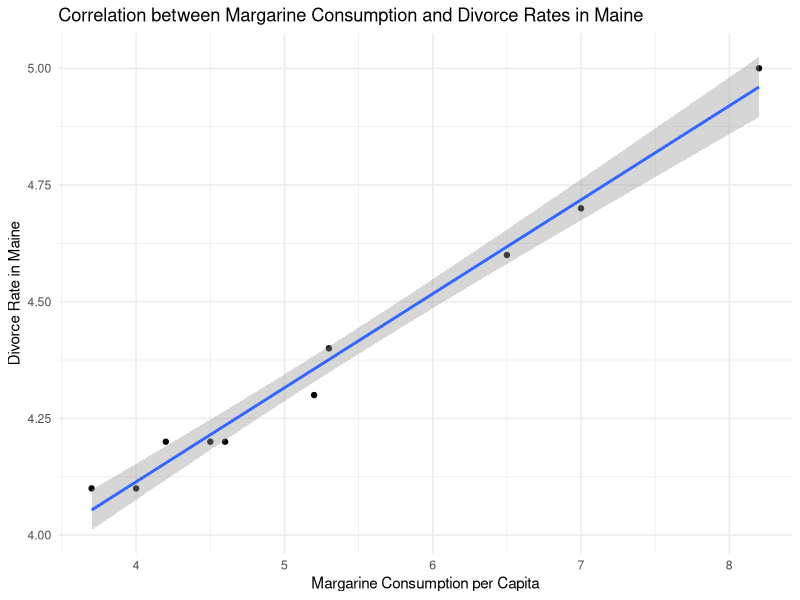
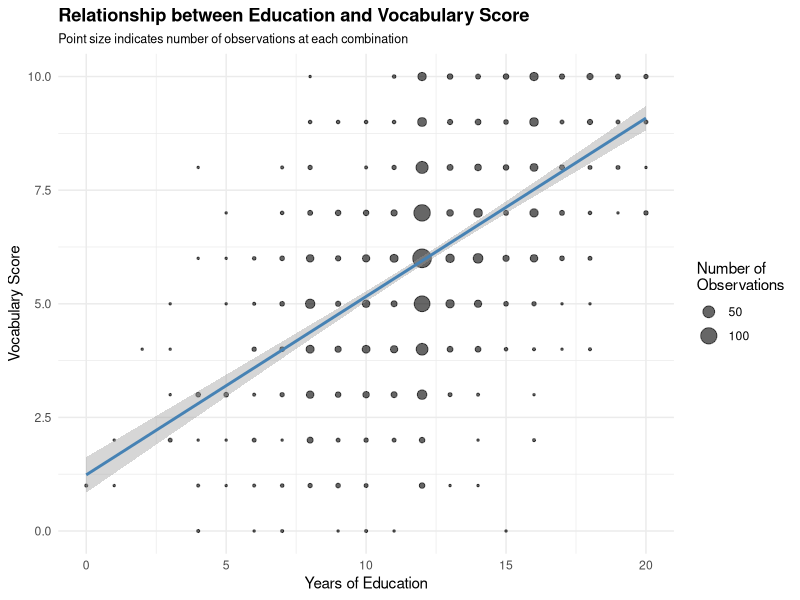
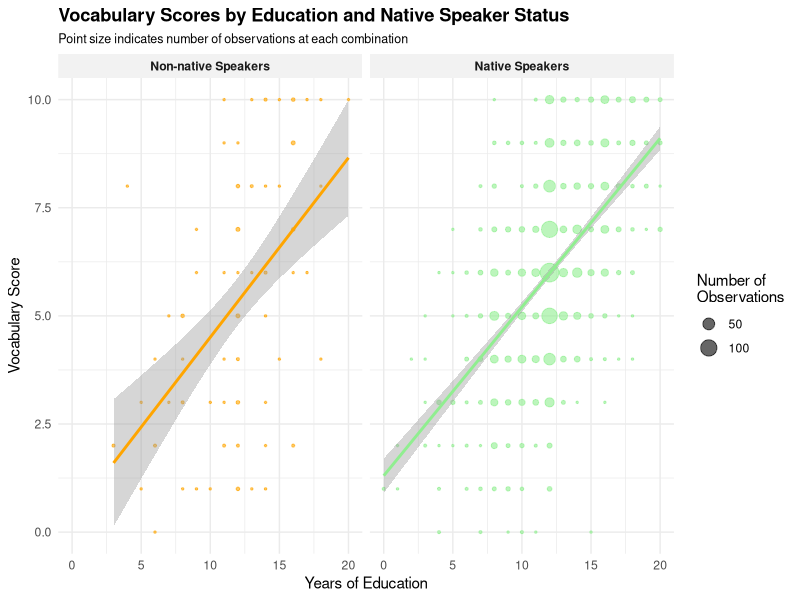
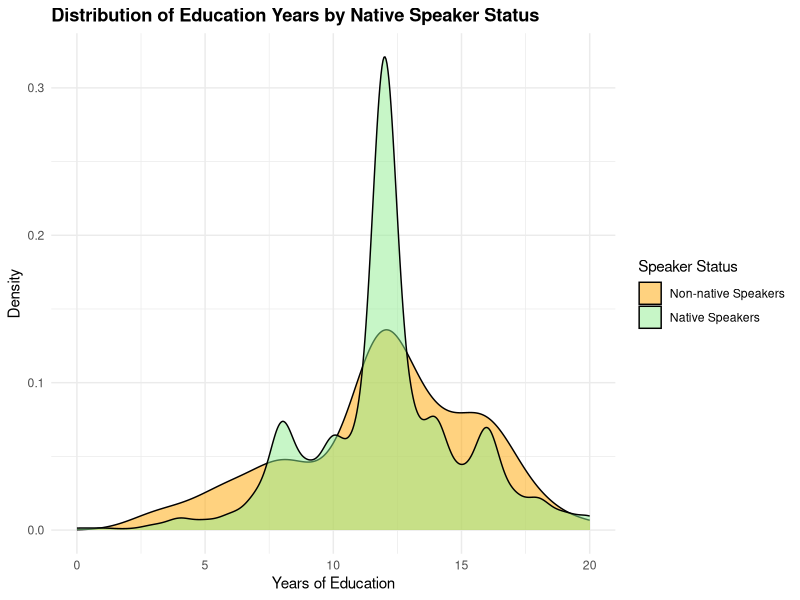

Reproduce these figures in R, in order.
## ---- chunk 1
library(dslabs)
library(car)
library(ggplot2)
library(dplyr)
## ---- chunk 2
data(divorce_margarine)
## ---- chunk 3
cor(divorce_margarine$margarine_consumption_per_capita,
                  divorce_margarine$divorce_rate_maine)
## ---- chunk 4
ggplot(divorce_margarine, aes(x = margarine_consumption_per_capita, 
                                   y = divorce_rate_maine)) +
  geom_point() +
  geom_smooth(method = "lm", se = TRUE) +
  labs(title = "Correlation between Margarine Consumption and Divorce Rates in Maine",
       x = "Margarine Consumption per Capita",
       y = "Divorce Rate in Maine") +
  theme_minimal()
## ---- chunk 5
data(GSSvocab)
## ---- chunk 6
vocab_data <- GSSvocab %>%
  filter(year == 1978) %>%
  na.exclude()
## ---- chunk 7
ggplot(vocab_data, aes(x = educ, y = vocab)) +
  # Replace geom_point with geom_count
  geom_count(aes(size = after_stat(n)), alpha = 0.6) +
  geom_smooth(method = "lm", se = TRUE, color = "steelblue") +
  # Add size scale
  scale_size_area(max_size = 6, name = "Number of\nObservations") +
  labs(title = "Relationship between Education and Vocabulary Score",
       subtitle = "Point size indicates number of observations at each combination",
       x = "Years of Education",
       y = "Vocabulary Score") +
  theme_minimal() +
  theme(legend.position = "right",
        plot.title = element_text(face = "bold"),
        plot.subtitle = element_text(size = 9))
## ---- chunk 8
model1 <- lm(vocab ~ educ, data = vocab_data)
summary(model1)
## ---- chunk 9
# Create faceted visualization with different colors
ggplot(vocab_data, aes(x = educ, y = vocab)) +
  # Add count-sized points with transparency
  geom_count(aes(size = after_stat(n), color = nativeBorn), alpha = 0.6) +
  # Add regression line matching point colors
  geom_smooth(aes(color = nativeBorn), method = "lm", se = TRUE) +
  # Facet by native speaker status
  facet_wrap(~nativeBorn, labeller = labeller(nativeBorn = c("no" = "Non-native Speakers", "yes" = "Native Speakers"))) +
  # Customize the size and color scales
  scale_size_area(max_size = 6, name = "Number of\nObservations") +
  scale_color_manual(values = c("no" = "orange", "yes" = "lightgreen"), guide = "none") +
  labs(title = "Vocabulary Scores by Education and Native Speaker Status",
       subtitle = "Point size indicates number of observations at each combination",
       x = "Years of Education",
       y = "Vocabulary Score") +
  theme_minimal() +
  # Improve theme elements
  theme(legend.position = "right",
        plot.title = element_text(face = "bold"),
        plot.subtitle = element_text(size = 9),
        strip.text = element_text(face = "bold"),
        strip.background = element_rect(fill = "gray95", color = NA))
## ---- chunk 10
model2 <- lm(vocab ~ educ + nativeBorn, data = vocab_data)
summary(model2)
## ---- chunk 11
ggplot(vocab_data, aes(x = educ)) +
  # Create density plots for each group
  geom_density(aes(fill = nativeBorn), alpha = 0.5) +
  # Customize colors and labels
  scale_fill_manual(values = c("no" = "orange", "yes" = "lightgreen"),
                   labels = c("Non-native Speakers", "Native Speakers"),
                   name = "Speaker Status") +
  labs(title = "Distribution of Education Years by Native Speaker Status",
       x = "Years of Education",
       y = "Density") +
  theme_minimal() +
  theme(legend.position = "right",
        plot.title = element_text(face = "bold"))
## ---- chunk 12
model3 <- lm(vocab ~ educ * nativeBorn, data = vocab_data)
summary(model3)
